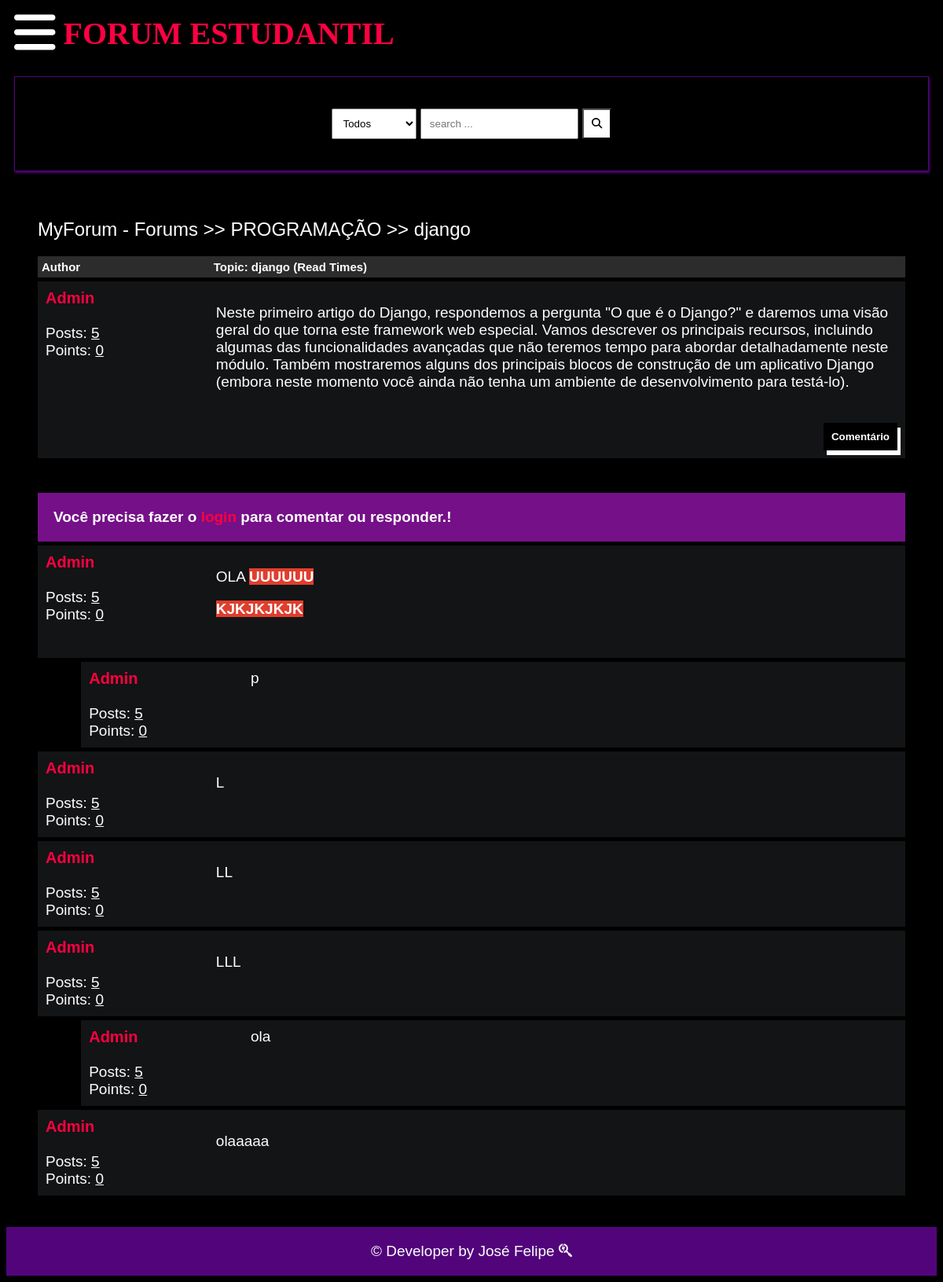
Page /detail/django/ on the committed database.
### main/models.py (models this page shows, shortened)
class Post(models.Model):
    title = models.CharField(max_length=400)
    slug = models.SlugField(max_length=400, unique=True, blank=True)
    user = models.ForeignKey(Author, on_delete=models.CASCADE)
    content = HTMLField()
    categories = models.ManyToManyField(Category)
    date = models.DateTimeField(auto_now_add=True)
    approved = models.BooleanField(default=False)
    hit_count_generic = GenericRelation(HitCount, object_id_field='object_pk',
        related_query_name='hit_count_generic_relation'
    )
    tags = TaggableManager()
    comments = models.ManyToManyField(Comment, blank=True)
    closed = models.BooleanField(default=False)
    state = models.CharField(max_length=40, default="zero")
    def get_url(self):
        return reverse("detail", kwargs={
            "slug":self.slug
        })

class Category(models.Model):
    title = models.CharField(max_length=50)
    slug = models.SlugField(max_length=400, unique=True, blank=True)
    description = models.TextField(default="description")
    class Meta:
        verbose_name_plural = "categories"
    def __str__(self):
        return self.title
    def get_url(self):
        return reverse("posts", kwargs={
            "slug":self.slug
        })

class Author(models.Model):
    user = models.ForeignKey(User,null=True, blank=True, on_delete=models.CASCADE)
    fullname = models.CharField(max_length=40, blank=True)
    slug = slug = models.SlugField(max_length=400, unique=True, blank=True,null=True)
    bio = HTMLField(blank=True)
    points = models.IntegerField(default=0,blank=True)
    profile_pic = ResizedImageField(size=[50, 80], quality=100, upload_to="authors", default=None, null=True, blank=True)
    @property
    def num_posts(self):
        return Post.objects.filter(user=self).count()

class Comment(models.Model):
    user = models.ForeignKey(Author, on_delete=models.CASCADE)
    content = HTMLField()
    date = models.DateTimeField(auto_now_add=True)
    replies = models.ManyToManyField(Reply, blank=True)

class Reply(models.Model):
    user = models.ForeignKey(Author, on_delete=models.CASCADE)
    content = models.TextField()
    date = models.DateTimeField(auto_now_add=True)
    class Meta:
        verbose_name_plural = "replies"

### main/views.py (the view, shortened to what this page needs)
# urls.py: path("detail/<slug>/", detail, name="detail"),
def detail(request, slug):
    post = get_object_or_404(Post, slug=slug)
    form2 = ComentForm()
    form2.save(commit=False)
    if request.user.is_authenticated:
        author = Author.objects.get(user=request.user)
    if "reply-form" in request.POST:
        reply = request.POST.get("reply")
        commenr_id = request.POST.get("comment-id")
        comment_obj = Comment.objects.get(id=commenr_id)
        new_reply, created = Reply.objects.get_or_create(user=author, content=reply)
        comment_obj.replies.add(new_reply.id)
    context = {
        "post":post,
        "title": post.title,
        "form":form2
    }
    update_views(request, post)
    return render(request, "detail.html", context)

### main/forms.py
class ComentForm(forms.ModelForm):
    content1 = forms.CharField(widget=TinyMCE(attrs={'cols': 80, 'rows': 30 }))
    class Meta:
        model = Post
        fields = []

### main/context_processors.py (called while the page is built, shortened)
def searchFunction(request):
    search_context = {}
    posts = Post.objects.all()
    return search_context

### main/utils.py (called while the page is built)
def update_views(request, object):
    context = {}
    hit_count = get_hitcount_model().objects.get_for_object(object)
    hits = hit_count.hits
    hitcontext = context["hitcount"] = {"pk": hit_count.pk}
    hit_count_response = HitCountMixin.hit_count(request, hit_count)
    if hit_count_response.hit_counted:
        hits = hits+1
        hitcontext["hitcounted"] = hit_count_response.hit_counted
        hitcontext["hit_message"] = hit_count_response.hit_message
        hitcontext["total_hits"] = hits

### templates/detail.html (shortened to what this page needs)
{% extends 'base.html' %}
{% load hitcount_tags %}
{% load crispy_forms_tags %}
{% block content %}
    <div class="container">
        <div class="navigate">
            <span><a href="{% url 'home' %}">MyForum - Forums</a> >> <a href="{{post.categories.all.0.get_url}}">{{post.categories.all.0}}</a> >> <a href="{{post.get_url}}">{{post.title}}</a></span>
        </div>
        <div class="topic-container">
            <div class="head">
                <div class="authors">Author</div>
                <div class="content">Topic: {{post.title}} (Read {% get_hit_count for post %} Times)</div>
            </div>
            <div class="body">
                <div class="authors">
                    <div class="username"><a href="">{{post.user.fullname|title}}</a></div>
                    <div>Posts: <u>{{post.user.num_posts}}</u></div>
                    <div>Points: <u>{{post.user.points}}</u></div>
                </div>
                <div class="content">
                    {{post.content|safe}}
                    <br>
                    <div class="comment">
                        <button onclick="showComment()">Comentário</button>
                    </div>
                </div>
            </div>
        </div>
        <br>
        <br>
        {% if post.closed == True %}
        <div style="background-color:#fff;color:#000;font-weight:bolder;padding:20px;width:69%;"> This Topic Is Closed! </div>
        {% else %}
        {% if request.user.is_authenticated %}
        <form action="." method="post" style="background-color:#fff; width: 100%;">
            {% csrf_token %}
            <div class="comment-area hide" id="comment-area">
                    {% csrf_token %}
                    {{form.media}}
                    {{form|crispy}}
                <br>
                <textarea name="comment" id="" placeholder="Digite seu comentário aqui... " ></textarea>
                <input type="submit" value="Enviar comentário-->" name="comment-form">
            </div>
        </form>
        {% else %}
        <div style="background-color:#751088;color:#fff;font-weight:bolder;padding:20px;width:100%;"> Você precisa fazer o <a href="{% url 'signin' %}" ><b>login</b></a> para comentar ou responder.! </div>
        {% endif %}
        {% endif %}
        {% for comment in post.comments.all %}
        <div class="comments-container">
            <div class="body">
                <div class="authors">
                    <div class="username"><a href="">{{comment.user.fullname|title}}</a></div>
                    <div>Posts: <u>{{comment.user.num_posts}}</u></div>
                    <div>Points: <u>{{comment.user.points}}</u></div>
                </div>
                <div class="content">
                  {{ comment.content|safe }}
                    <br>
                    </div>
            </div>
        </div>
        {% for reply in comment.replies.all %}
        <div class="comments-container" style="width: 95%; margin-left:5%;">
            <div class="body">
                <div class="authors">
                    <div class="username"><a href="">{{reply.user.fullname|title}}</a></div>
                    <div>Posts: <u>{{reply.user.num_posts}}</u></div>
                    <div>Points: <u>{{reply.user.points}}</u></div>
                </div>
                <div class="content">
                    {{reply.content}}
                    <br>
                </div>
            </div>
        </div>
        {% endfor %}
        {% endfor %}
    </div>
    {% endblock content %}

### static/style.css (style rules this page uses)
* { box-sizing: border-box; }
html { font-size: 19px; font-family: 'Titillium Web', sans-serif; background-color:rgb(0,0,0); color:#FEFEFE; }
a { color:#FF0042; font-weight: bolder; text-decoration: none; }
.container { margin: 20px; padding: 20px; }
.navigate { margin-block: 20px; font-weight: lighter; font-size: 24px; }
.navigate a { color: #fff; }
.head { display: flex; background-color: #2C2C2C; padding: 5px; font-weight: bold; font-size: 15px; }
.authors { flex: 20%; }
.content { flex: 80%; }
.body { display: flex; background-color: #131415; padding: 10px; margin-top: 5px; }
.body .authors .username { font-size: 20px; }
.body .content .comment button { border:none; padding:10px; font-weight: bolder; box-shadow: 4px 6px #fff; cursor: pointer; float: right; color: white; background-color: black; }

### rows in the picture
Post: categories.all.0 "PROGRAMAÇÃO", title "django", user.fullname "Admin", user.num_posts "5", user.points "0", content "Neste primeiro artigo do Django, respondemos a pergunta \"O que é o Django?\" e daremos uma visão geral do que torna este framework web especial. Vamos descrever os principais recursos, incluindo algumas das funcionalidades avançadas que não teremos tempo para abordar detalhadamente neste módulo. Também mostraremos alguns dos principais blocos de construção de um aplicativo Django (embora neste momento você ainda não tenha um ambiente de desenvolvimento para testá-lo)."
Comment: user.fullname "Admin", user.num_posts "5", user.points "0", content "OLA UUUUUU KJKJKJKJK"
Reply: user.fullname "Admin", user.num_posts "5", user.points "0", content "p"
Comment: user.fullname "Admin", user.num_posts "5", user.points "0", content "L"
Comment: user.fullname "Admin", user.num_posts "5", user.points "0", content "LL"
Comment: user.fullname "Admin", user.num_posts "5", user.points "0", content "LLL"
Reply: user.fullname "Admin", user.num_posts "5", user.points "0", content "ola"
Comment: user.fullname "Admin", user.num_posts "5", user.points "0", content "olaaaaa"
